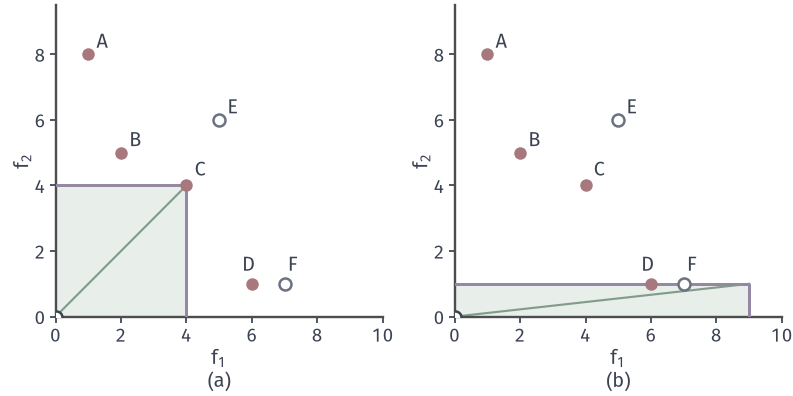

This figure's Python source:
from pathlib import Path
import sys
sys.path.insert(0, str(Path(__file__).resolve().parents[1]/"moo-common"))
from moo_fig import *
HERE = Path(__file__).resolve().parent
# Weighted Chebyshev on the finite candidates with z=(0,0): (a) w=(1/2,1/2) picks C. (b) w=(0.1,0.9) ties D and F.
def score(w): return {k: max(w[0]*v[0], w[1]*v[1]) for k, v in CANDS.items()}
fig, axes = figure(width_mm=112, height_mm=56, ncols=2)
panels(fig, .07, .985, .985, .2, .22)
for ax, w, lev in zip(axes, ((.5, .5), (.1, .9)), (2., .9)):
    setup(ax, (0, 10), (0, 9.5), range(0, 11, 2), range(0, 10, 2))
    c = (lev/w[0], lev/w[1]); ax.fill([0, c[0], c[0], 0], [0, 0, c[1], c[1]], color=GREEN_FILL, lw=0, zorder=1)
    ax.plot([0, c[0], c[0]], [c[1], c[1], 0], color=PURPLE, lw=1.2, zorder=3)
    ax.plot([0, c[0]], [0, c[1]], color=GREEN, lw=.85, zorder=2)
    cands(ax, 'ABCDEF', off={'A': (.25, .2), 'B': (.25, .2), 'C': (.25, .3), 'D': (-.3, .4), 'E': (.25, .2), 'F': (.1, .4)})
hollow(axes[0], (0, 0), INK); hollow(axes[1], (0, 0), INK)
tags(fig, axes)
s1, s2 = score((.5, .5)), score((.1, .9))
save(fig, HERE, 'figure', {'score_a': s1, 'score_b': s2}); print(s1, s2)
